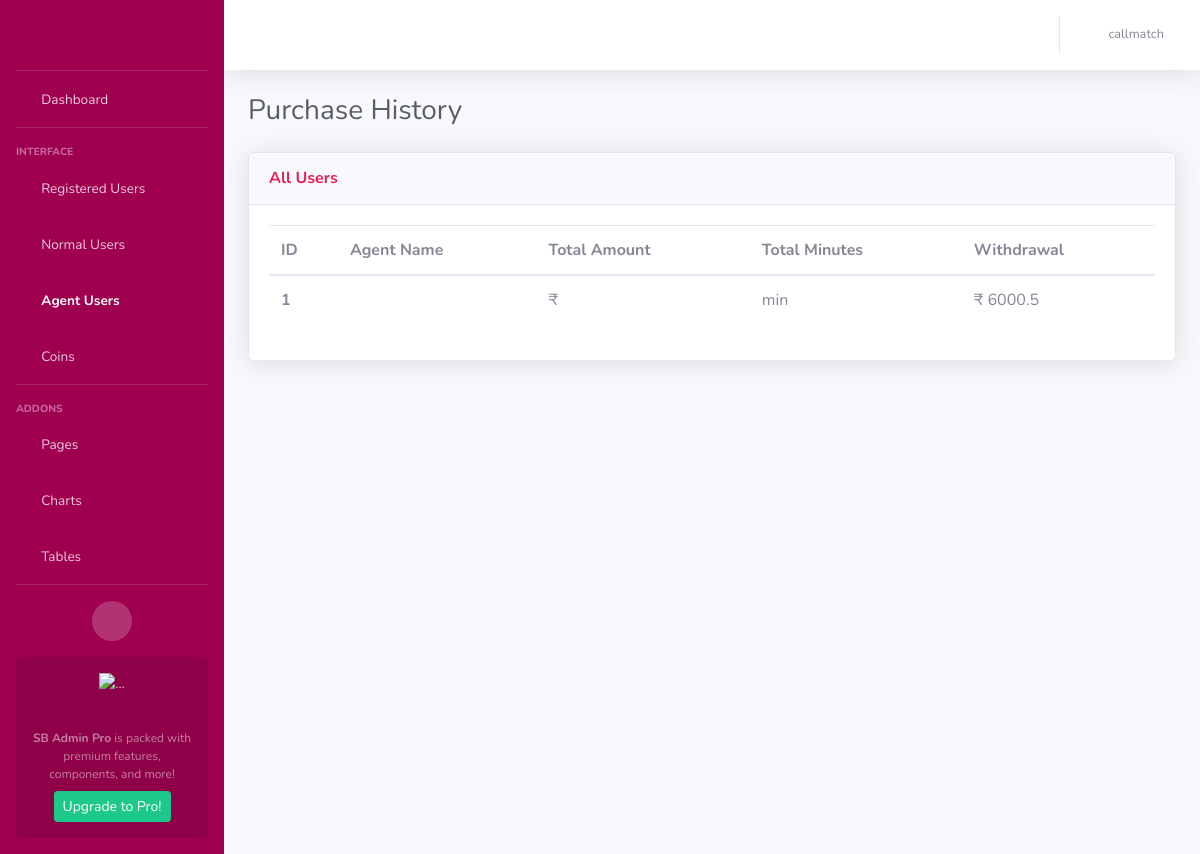
/history_agent_user (signed in), run on an earlier commit of the app's database.
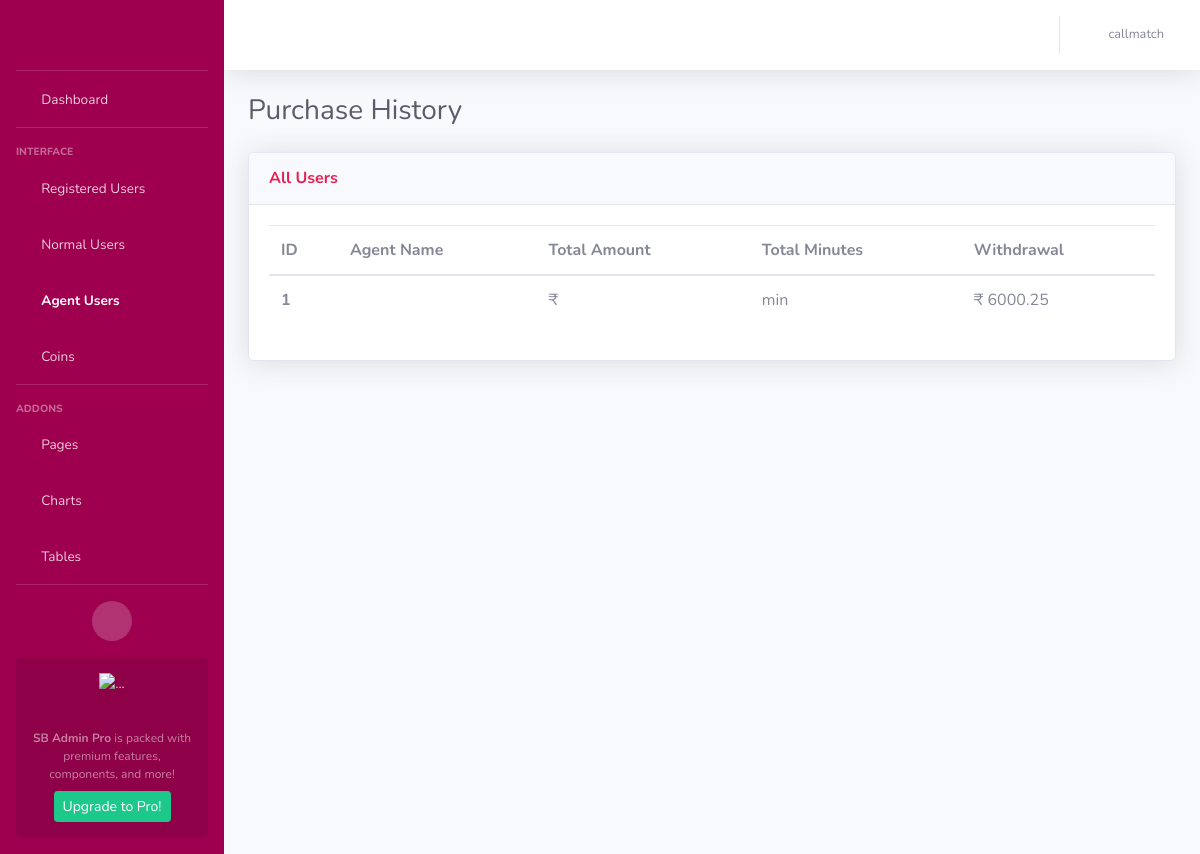
And on a later commit of the database.
### AdminApp/models.py (models this page shows)
class WithdrawalHistoryModel(models.Model):
    agentpurchase_id = models.AutoField(primary_key = True)
    agent = models.ForeignKey(CustomerModel, on_delete=models.CASCADE)
    withdrawal_amount = models.FloatField()
    withdrawal_date = models.DateTimeField()

### AdminApp/views.py (the view)
# urls.py: path('history_agent_user', views.agent_history, name='history_agent_users'),
def agent_history(request):
    username = request.session.get('user', None)
    if username is None:
        return redirect('/login')
    agent_history = WithdrawalHistoryModel.objects.all()
    return render(request, 'agentuser_history.html', {'agent_history': agent_history, 'username': username})

### templates/agentuser_history.html (shortened to what the changed rows need)
<!DOCTYPE html>
<html lang="en">
<head>
    {% load static %}
    <link href="{% static 'vendor/fontawesome-free/css/all.min.css' %}" rel="stylesheet" type="text/css">
    <link href="{% static 'css/sb-admin-2.min.css' %}" rel="stylesheet">
</head>
<body id="page-top">
    <div id="wrapper">
        <div id="content-wrapper" class="d-flex flex-column">
            <div id="content">
                <div class="container-fluid">
                    <div class="d-sm-flex align-items-center justify-content-between mb-4">
                        <h1 class="h3 mb-0 text-gray-800">Purchase History</h1>
                    </div>
                    <div class="row">
                        <div class="col">
                            <div class="card shadow mb-4">
                                <div class="card-body">
                                    <div>
                                        <table class="table all-users">
                                          <thead>
                                            <tr>
                                              <th scope="col">ID</th>
                                              <th scope="col">Agent Name</th>
                                              <th scope="col">Total Amount</th>
                                              <th scope="col">Total Minutes</th>
                                              <th scope="col">Withdrawal</th>
                                            </tr>
                                          </thead>
                                          <tbody>
                                          {% for history in agent_history %}
                                            <tr>
                                              <th scope="row">{{ forloop.counter }}</th>
                                              <td>{{history.user.customer_first_name}} {{history.user.customer_last_name}}</td>
                                              <td>₹ {{history.total_amount}}</td>
                                              <td>{{history.total_minutes}} min</td>
                                              <td>₹ {{history.withdrawal_amount}}</td>
                                            </tr>
                                          {% endfor %}
                                          </tbody>
                                        </table>
                                    </div>
                                </div>
                            </div>
                        </div>
                    </div>
                </div>
            </div>
        </div>
    </div>
</body>
</html>

What changed in the data, as far as the page shows it:
changed WithdrawalHistoryModel: withdrawal_amount "6000.5" → "6000.25"
